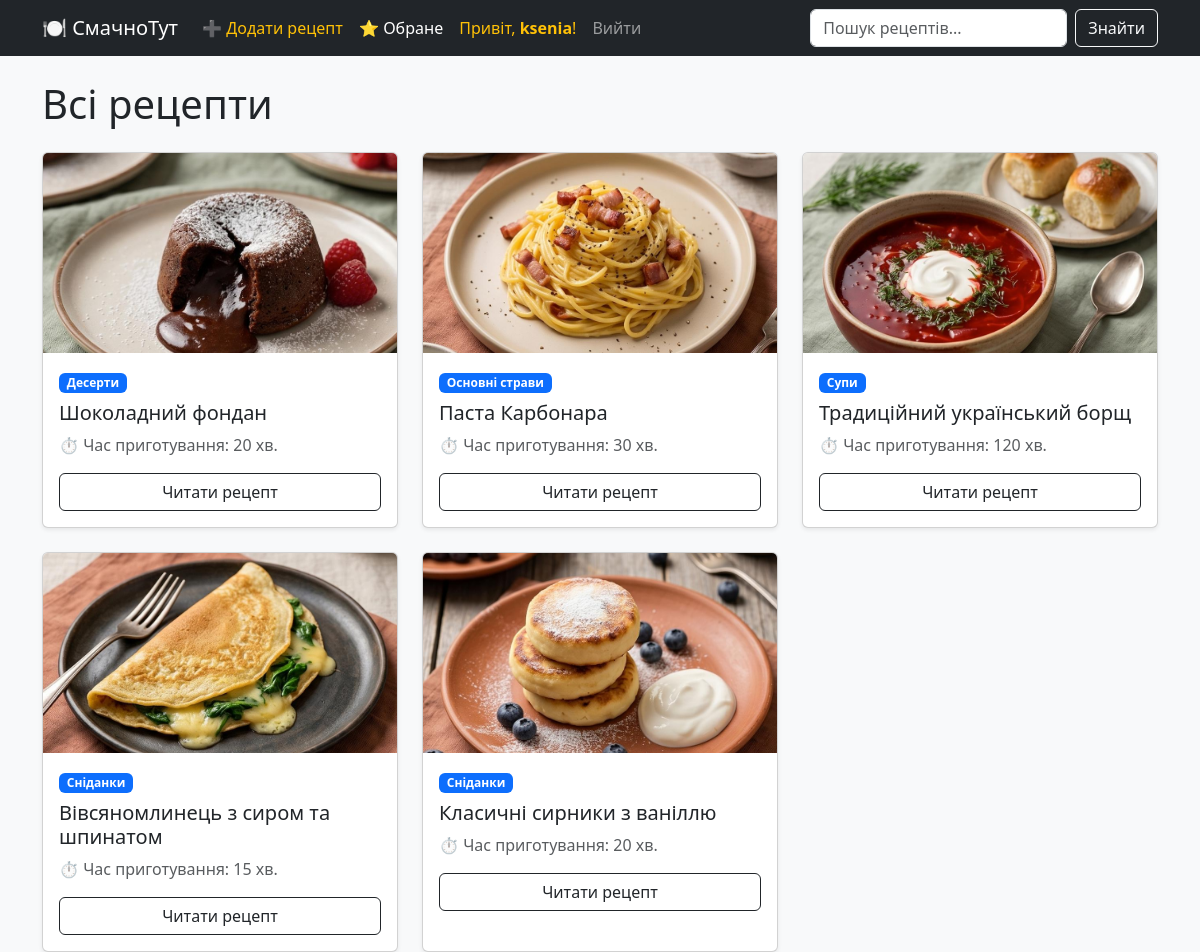
The app's page / (signed in) with its own data.
### recipes/models.py (models this page shows, shortened)
class Recipe(models.Model):
    title = models.CharField(max_length=200, verbose_name="Назва рецепта")
    ingredients = models.TextField(verbose_name="Інгредієнти",
                                   help_text="Вкажіть інгредієнти та їхню кількість (кожен з нового рядка)")
    description = models.TextField(verbose_name="Кроки приготування")
    cooking_time = models.PositiveIntegerField(help_text="Час приготування у хвилинах")
    image = models.ImageField(upload_to='recipes/images/', verbose_name="Фото страви")
    category = models.ForeignKey(Category, on_delete=models.CASCADE, related_name='recipes')
    author = models.ForeignKey(User, on_delete=models.CASCADE, related_name='recipes')
    likes = models.ManyToManyField(User, related_name='liked_recipes', blank=True)
    favorites = models.ManyToManyField(User, related_name='favorite_recipes', blank=True)
    created_at = models.DateTimeField(auto_now_add=True)

class Category(models.Model):
    name = models.CharField(max_length=100, unique=True, verbose_name="Назва категорії")
    class Meta:
        verbose_name_plural = "Categories" # Ось це виправить граматику в адмінці

### recipes/views.py (the view)
# urls.py: path('', views.recipe_list, name='recipe_list'),
def recipe_list(request):
    query = request.GET.get('q')  # Отримуємо текст з рядка пошуку
    if query:
        recipes = Recipe.objects.filter(
            Q(title__icontains=query) | Q(ingredients__icontains=query)
        ).order_by('-created_at')
    else:
        recipes = Recipe.objects.all().order_by('-created_at')
    return render(request, 'recipes/recipe_list.html', {'recipes': recipes, 'query': query})

### recipes/templates/recipes/recipe_list.html
{% extends 'recipes/base.html' %}
{% block content %}
{% if query %}
    <h2 class="mb-4">Результати пошуку для: <strong>"{{ query }}"</strong></h2>
    <a href="{% url 'recipes:recipe_list' %}" class="btn btn-outline-secondary mb-4">Скинути пошук</a>
{% else %}
    <h1 class="mb-4">Всі рецепти</h1>
{% endif %}
<div class="row row-cols-1 row-cols-md-3 g-4">
    {% for recipe in recipes %}
    <div class="col">
        <div class="card h-100 shadow-sm">
            {% if recipe.image %}
                <img src="{{ recipe.image.url }}" class="card-img-top recipe-img" alt="{{ recipe.title }}">
            {% endif %}
            <div class="card-body">
                <span class="badge bg-primary mb-2">{{ recipe.category.name }}</span>
                <h5 class="card-title">{{ recipe.title }}</h5>
                <p class="card-text text-muted">⏱️ Час приготування: {{ recipe.cooking_time }} хв.</p>
                <a href="{% url 'recipes:recipe_detail' recipe.id %}" class="btn btn-outline-dark w-100">Читати рецепт</a>
            </div>
        </div>
    </div>
    {% empty %}
    <div class="col-12">
        <p>На жаль, рецептів ще немає. Додайте їх через адмін-панель.</p>
    </div>
    {% endfor %}
</div>
{% endblock content %}

### recipes/templates/recipes/base.html (shortened to what this page needs)
<!DOCTYPE html>
<html lang="uk">
<head>
    <link href="https://cdn.jsdelivr.net/npm/bootstrap@5.3.0/dist/css/bootstrap.min.css" rel="stylesheet">
</head>
<body>
<nav class="navbar navbar-expand-lg navbar-dark bg-dark mb-4">
    <div class="container">
        <a class="navbar-brand" href="{% url 'recipes:recipe_list' %}">🍽️ СмачноТут</a>
        <div class="collapse navbar-collapse" id="navbarNav">
            <ul class="navbar-nav me-auto">
                {% if user.is_authenticated %}
                <li class="nav-item">
    <a class="nav-link text-warning" href="{% url 'recipes:recipe_create' %}">➕ Додати рецепт</a>
</li>
                    <li class="nav-item">
                        <a class="nav-link text-white" href="{% url 'recipes:favorites_list' %}">⭐ Обране</a>
                    </li>
                    <li class="nav-item">
                        <span class="nav-link text-warning">Привіт, <strong>{{ user.username }}</strong>!</span>
                    </li>
                    <li class="nav-item">
                        <form method="POST" action="{% url 'logout' %}" class="d-inline">
                            <button type="submit" class="btn btn-link nav-link">Вийти</button>
                        </form>
                    </li>
                {% endif %}
            </ul>
            <form class="d-flex" action="{% url 'recipes:recipe_list' %}" method="GET">
                <input class="form-control me-2" type="search" placeholder="Пошук рецептів..." name="q" value="{{ request.GET.q }}">
                <button class="btn btn-outline-light" type="submit">Знайти</button>
            </form>
        </div>
    </div>
</nav>
<div class="container">
    {% block content %}
    {% endblock content %}
</div>
</body>
</html>

### recipes/templates/recipes/base.html (style rules this page uses)
body { background-color: #f8f9fa; }
.recipe-img { object-fit: cover; height: 200px; width: 100%; }

### records on screen
Recipe: image (picture), category.name "Десерти", title "Шоколадний фондан", cooking_time "20"
Recipe: image (picture), category.name "Основні страви", title "Паста Карбонара", cooking_time "30"
Recipe: image (picture), category.name "Супи", title "Традиційний український борщ", cooking_time "120"
Recipe: image (picture), category.name "Сніданки", title "Вівсяномлинець з сиром та шпинатом", cooking_time "15"
Recipe: image (picture), category.name "Сніданки", title "Класичні сирники з ваніллю", cooking_time "20"

### other values on screen
{{ user.username }} "ksenia"
